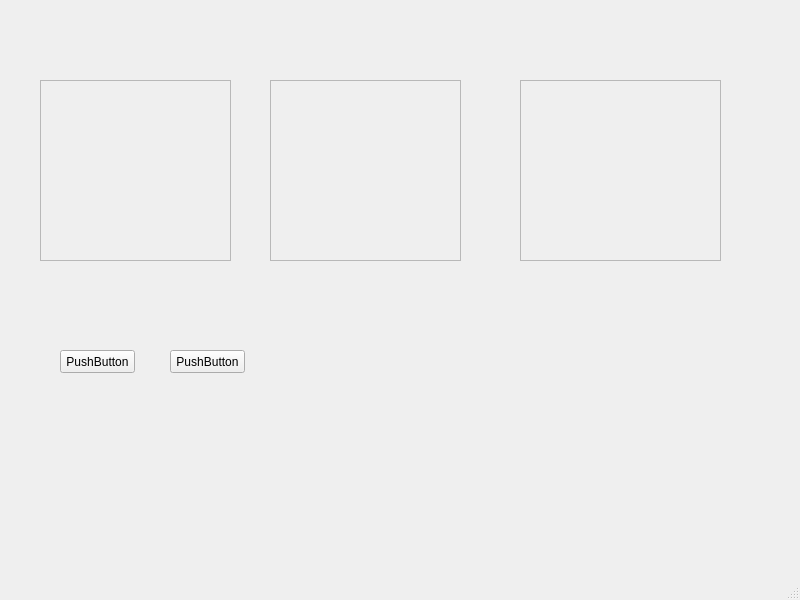
<?xml version="1.0" encoding="UTF-8"?>
<ui version="4.0">
 <class>MainWindow</class>
 <widget class="QMainWindow" name="MainWindow">
  <property name="geometry">
   <rect>
    <x>0</x>
    <y>0</y>
    <width>800</width>
    <height>600</height>
   </rect>
  </property>
  <property name="windowTitle">
   <string>MainWindow</string>
  </property>
  <widget class="QWidget" name="centralwidget">
   <widget class="QFrame" name="frame">
    <property name="geometry">
     <rect>
      <x>40</x>
      <y>80</y>
      <width>191</width>
      <height>181</height>
     </rect>
    </property>
    <property name="frameShape">
     <enum>QFrame::StyledPanel</enum>
    </property>
    <property name="frameShadow">
     <enum>QFrame::Raised</enum>
    </property>
   </widget>
   <widget class="QFrame" name="frame_2">
    <property name="geometry">
     <rect>
      <x>270</x>
      <y>80</y>
      <width>191</width>
      <height>181</height>
     </rect>
    </property>
    <property name="frameShape">
     <enum>QFrame::StyledPanel</enum>
    </property>
    <property name="frameShadow">
     <enum>QFrame::Raised</enum>
    </property>
   </widget>
   <widget class="QFrame" name="frame_3">
    <property name="geometry">
     <rect>
      <x>520</x>
      <y>80</y>
      <width>201</width>
      <height>181</height>
     </rect>
    </property>
    <property name="frameShape">
     <enum>QFrame::StyledPanel</enum>
    </property>
    <property name="frameShadow">
     <enum>QFrame::Raised</enum>
    </property>
   </widget>
   <widget class="QPushButton" name="pushButton">
    <property name="geometry">
     <rect>
      <x>60</x>
      <y>350</y>
      <width>75</width>
      <height>23</height>
     </rect>
    </property>
    <property name="text">
     <string>PushButton</string>
    </property>
   </widget>
   <widget class="QPushButton" name="pushButton_2">
    <property name="geometry">
     <rect>
      <x>170</x>
      <y>350</y>
      <width>75</width>
      <height>23</height>
     </rect>
    </property>
    <property name="text">
     <string>PushButton</string>
    </property>
   </widget>
  </widget>
  <widget class="QMenuBar" name="menubar">
   <property name="geometry">
    <rect>
     <x>0</x>
     <y>0</y>
     <width>800</width>
     <height>23</height>
    </rect>
   </property>
  </widget>
  <widget class="QStatusBar" name="statusbar"/>
 </widget>
 <resources/>
 <connections/>
</ui>
